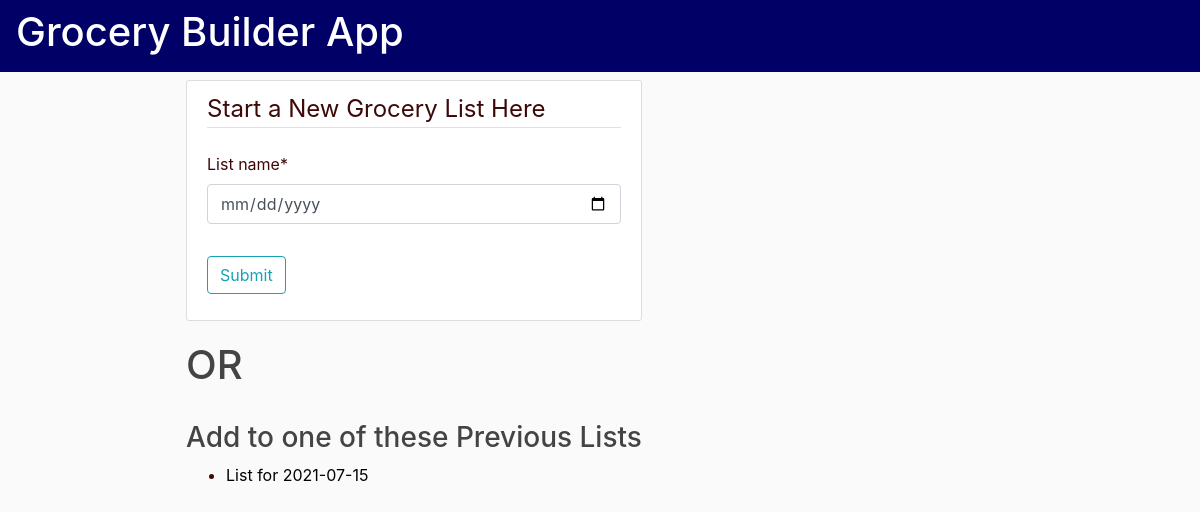
The page /choose_list/ on the database as committed earlier.
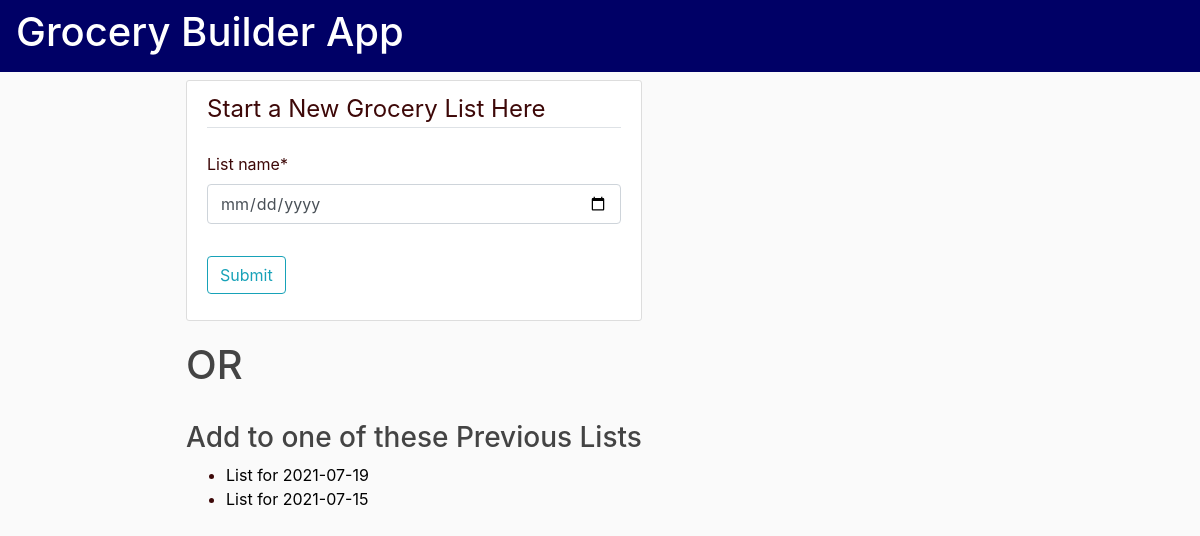
The same page on the database as committed later.
### groceries/models.py (models this page shows, shortened)
class GroceryList(models.Model):
    list_name = models.DateField()
    list_items = models.ManyToManyField(
        ChooseItem, related_name='items_list', blank=True)
    list_recipes = models.ManyToManyField(
        Recipe, related_name='recipe_list', blank=True)
    def __str__(self):
        return 'List for ' + str(self.list_name)

### groceries/views.py (the view)
# urls.py: path('choose_list/', choose_list, name='choose_list'),
def choose_list(request):
    if request.method == 'POST':
        form_new_list = NewGroceryListForm(request.POST or None)
        if form_new_list.is_valid:
            form_new_list.save()
            return redirect(f'/add_to_list/{form_new_list.save().pk}')
    else:
        new_list_form = NewGroceryListForm()
        try:
            list_of_lists = GroceryList.objects.all().order_by('-id')[:5]
        except:
            list_of_lists = None
    return render(request, 'groceries/choose_list.html', {'new_list_form': new_list_form, 'list_of_lists': list_of_lists})

### groceries/forms.py
class NewGroceryListForm(forms.ModelForm):
    class Meta:
        model = GroceryList
        fields = ['list_name']
        widgets = {'list_name': DateInput(), }

### templates/groceries/choose_list.html (shortened to what this page needs)
{% extends 'base.html' %}
{% load crispy_forms_tags %}
{% block content %}
<div class='content-section'>
    <form method="POST">
        <fieldset class='form-group'>
            <legend class="border-bottom mb-4">Start a New Grocery List Here</legend>
            {{ new_list_form|crispy }}
        </fieldset>
        <div class="form-group">
            <button class='btn btn-outline-info' type='submit'>Submit</button>
        </div>
    </form>
</div>
<div>
    <h1>OR</h1><br>
    <h3>Add to one of these Previous Lists</h3>
    {% for list in list_of_lists %}
    <ul>
        <li>
            <a href="{% url 'add_to_list' pk=list.pk %}">{{ list }}</a>
        </li>
    </ul>
    {% endfor %}
</div>
{% endblock %}

Rows that differ between the two databases and show on the page:
added GroceryList: list_name "List for 2021-07-19"
